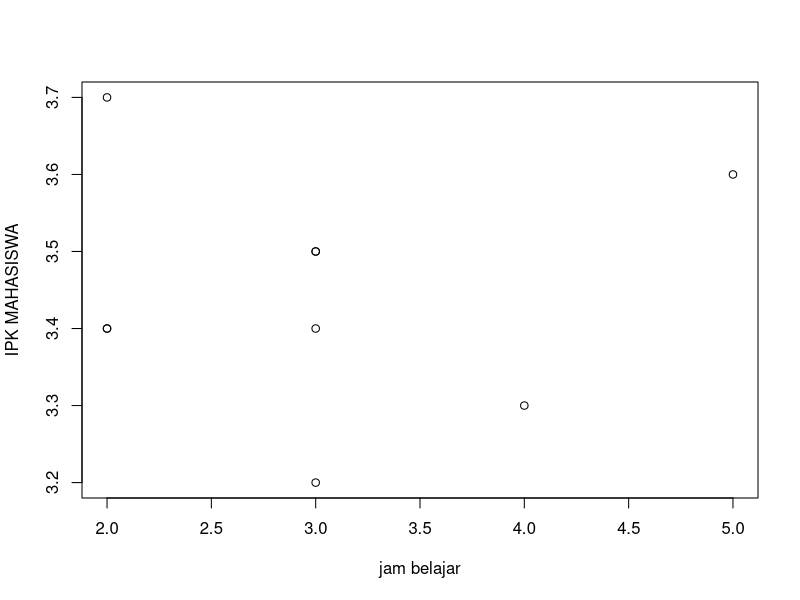

Here is the R script that generated this plot:
## ---- chunk 1
library('readxl')
dat<-read_excel('Nilai Mahasiswa.xlsx')
## ---- chunk 2
library('readxl')
dat<-read_excel("Nilai Mahasiswa.xlsx")
plot(dat$X,dat$Y,xlab="jam belajar",ylab="IPK MAHASISWA")
## ---- chunk 3
library('readxl')
dat<-read_excel("Nilai Mahasiswa.xlsx")
reg<-lm(Y~X,data=dat)
summary(reg)
